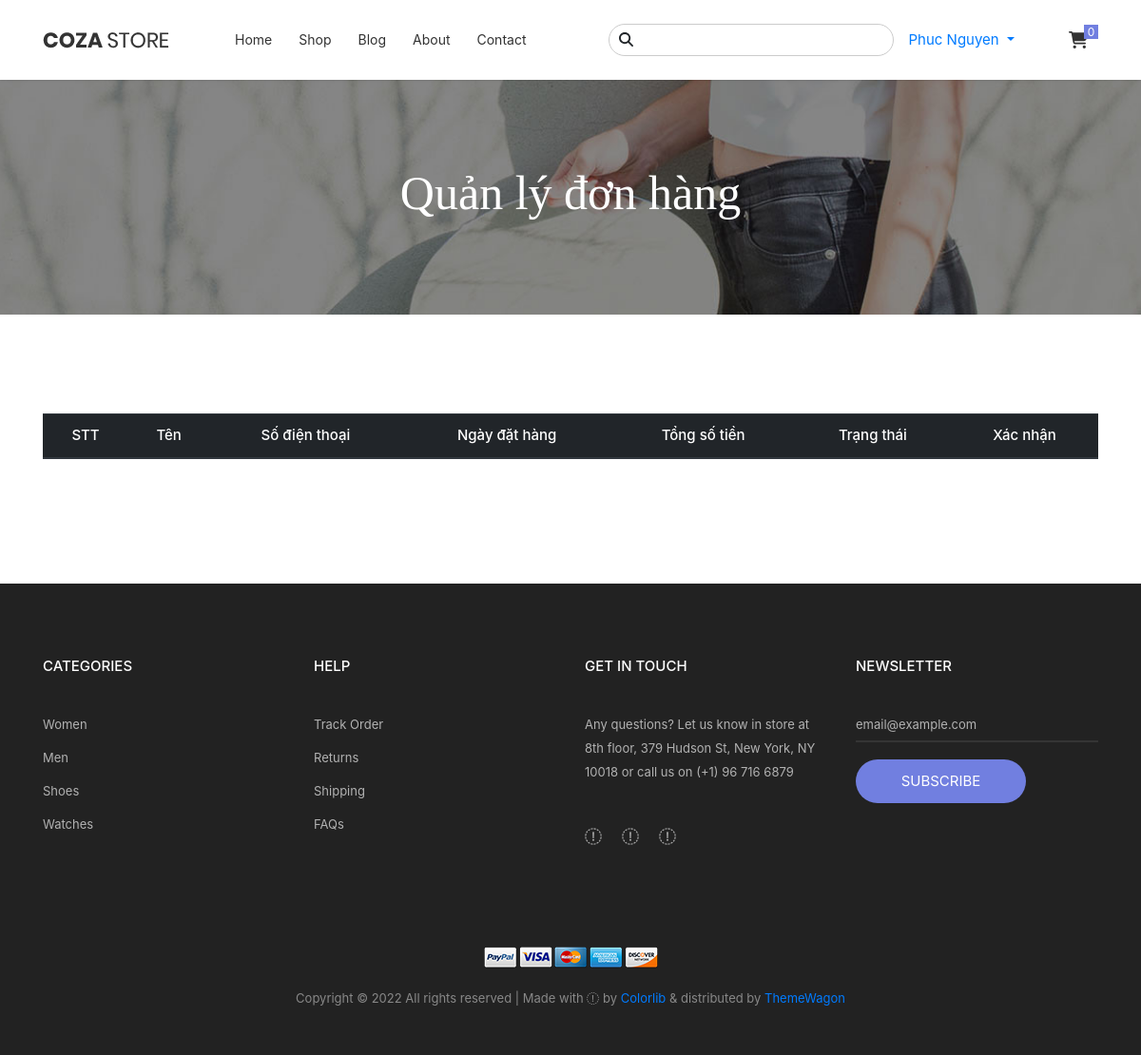
/Home/quanlydonhang/50 (signed in), run on an earlier commit of the app's database.
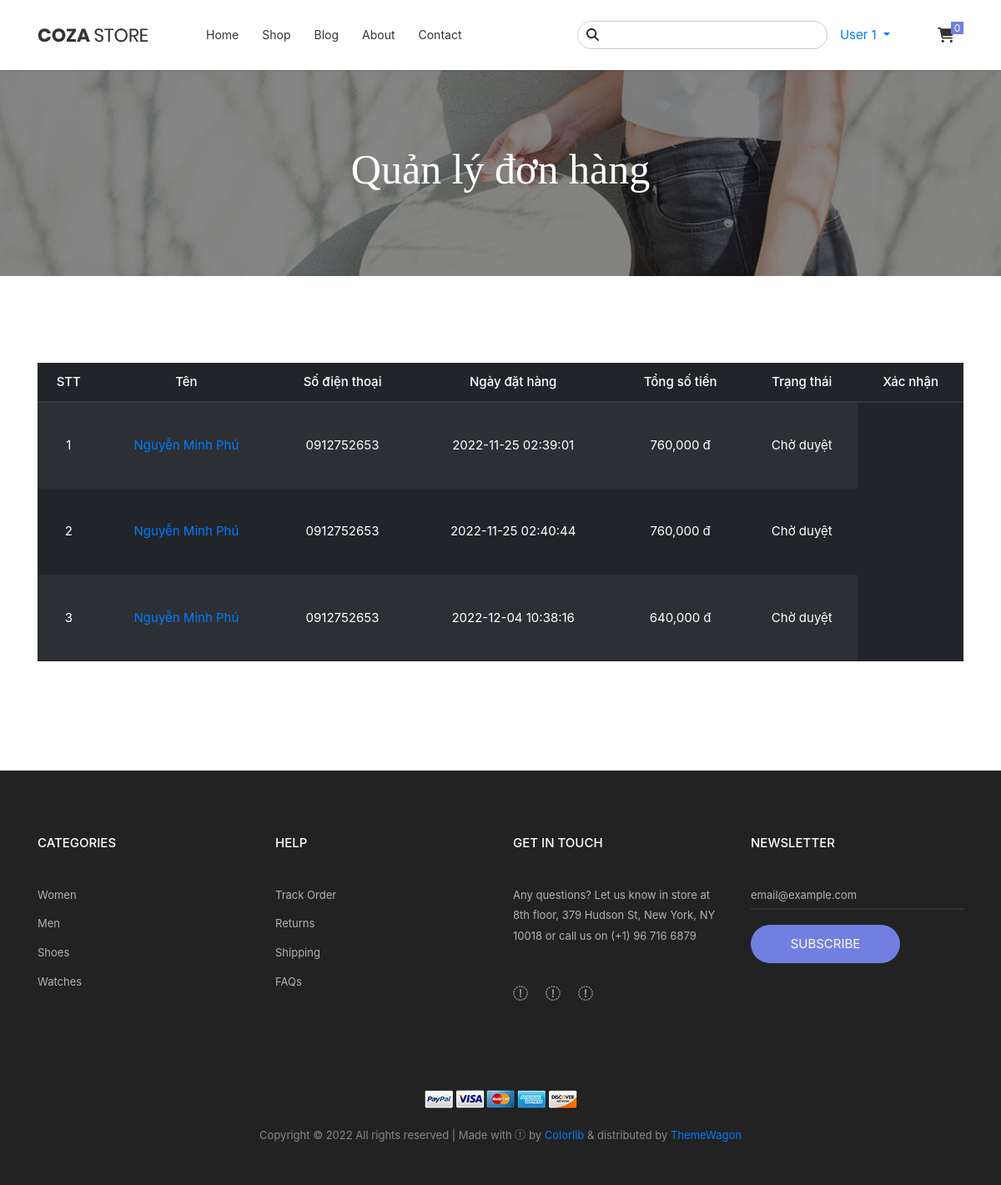
And on a later commit of the database.
### tables this page shows
CREATE TABLE `orders` (
  `id` int(11) NOT NULL,
  `fullname` varchar(100) NOT NULL,
  `email` varchar(100) NOT NULL,
  `phone` varchar(20) NOT NULL,
  `user_id` int(11) NOT NULL,
  `status` int(11) NOT NULL DEFAULT 0,
  `deleted` int(11) NOT NULL DEFAULT 0,
  `address` varchar(100) NOT NULL,
  `created_at` datetime DEFAULT NULL,
  `total_money` int(11) NOT NULL
);

### mvc/core/Controller.php (called while the page is built, shortened)
<?php
class Controller{
    public function view($view, $data=[]){
        require_once "mvc/views/". $view .".php";
    }
}
?>

### mvc/controllers/Home.php (called while the page is built, shortened)
<?php
class Home extends Controller
{
    public function __construct()
    {
        $this->categoryModel = $this->model("CategoryModel");
        $this->allCategory = $this->categoryModel->getCategory();
        $this->productModel = $this->model("ProductModel");
    }
    function getCart(){
        $num = [];
        $ids = [];
        if (count($ids) > 0) {
            $ids = implode(',', $ids);
            $orderDetails = $this->productModel->getProductOrder($ids);
        } else {
            $orderDetails = [];
        }
        if ($orderDetails != NULL)
            $countOrder = count($orderDetails);
        else $countOrder = 0;
        return [ "orderDetails" => $orderDetails,
            "countOrder" => $countOrder,
            "allCategory" => $this->allCategory,
            "num" => $num];
    }
    public function quanlydonhang($user_id)
    {
        $orderSuccessModel = $this->model("OrderModel");
        $orderItem = $orderSuccessModel->getorders($user_id);
        $this->view("home", [
            "render" => "quanlydonhang",
            "allCategory" => $this->allCategory,
            "orderItem" => $orderItem,
            "cart" => $this->getCart(),
        ]);
    }
}

### mvc/core/App.php (called while the page is built, shortened)
<?php
class App
{
    protected $action = "GetPage";
    function __construct()
    {
        $arr = $this->UrlProcess();
        if (file_exists("./mvc/controllers/" . $arr[0] . ".php")) {
            unset($arr[0]);
        }
        $this->controller = new $this->controller;
        if (isset($arr[1])) {
            if (method_exists($this->controller, $arr[1])) {
                $this->action = $arr[1];
            }
            unset($arr[1]);
        }
        $this->params = $arr ? array_values($arr) : [];
        call_user_func_array([$this->controller, $this->action], $this->params);
    }
    function UrlProcess()
    {
        if (isset($_GET["url"])) {
            return explode("/", filter_var(trim($_GET["url"], "/")));
        }
    }
}

### index.php (called while the page is built, shortened)
<?php
$myApp = new App();
?>

### mvc/core/DB.php (called while the page is built, shortened)
<?php
class DB
{
    function executeResult($sql, $isSingle = false)
    {
        $data = null;
        $conn = mysqli_connect(HOST, USERNAME, PASSWORD, DATABASE,8111);
        mysqli_set_charset($conn, 'utf8');
        $resultset = mysqli_query($conn, $sql);
        if ($resultset) {
            if ($isSingle) {
                $data = mysqli_fetch_array($resultset, 1);
            } else {
                $data = [];
                while (($row = mysqli_fetch_array($resultset, 1)) != null) {
                    $data[] = $row;
                }
            }
        }
        return $data;
    }
}

### mvc/models/OrderModel.php (called while the page is built, shortened)
<?php
class OrderModel extends DB
{
    public function getorders($id)
    {
        $sql = "SELECT orders.created_at, orders.total_money, orders.status, orders.phone, orders.fullname,orders.id
                FROM orders
                WHERE orders.user_id=$id
                order by orders.status ASC ";
        $orderItem = $this->executeResult($sql);
        return $orderItem;
    }
}

### mvc/views/components/quanlydonhang.php (the view, shortened to what this page needs)
<section class="bg-img1 txt-center p-lr-15 p-tb-92"
        style="background-image: url('http://localhost/style-shop-2022/public/images/bg-01.jpg');">
        <h2 class="ltext-105 cl0 txt-center">
            Quản lý đơn hàng
        </h2>
</section>
<section class="bg0 p-t-104 p-b-116">
    <div class="container">
<table class="table table-striped table-dark">
  <thead>
    <tr>
      <th scope="col">STT</th>
      <th scope="col">Tên</th>
      <th scope="col">Số điện thoại</th>
      <th scope="col">Ngày đặt hàng</th>
      <th scope="col">Tổng số tiền</th>
      <th scope="col">Trạng thái</th>
      <th scope="col">Xác nhận</th>
    </tr>
  </thead>
  <tbody>
    <?php
    $countOrderItem = count($data["orderItem"]);
    for ($i = 0; $i < $countOrderItem; $i++) {
      echo '<tr>
        <td>' . ($i + 1) . '</td>
        <td><a href="http://localhost/style-shop-2022/Home/viewOrder/' . $data["orderItem"][$i]["id"] . '">' . $data["orderItem"][$i]["fullname"] . '</a></td>
        <td>' . $data["orderItem"][$i]["phone"] . '</td>
        <td>' . $data["orderItem"][$i]["created_at"] . '</td>
        <td>' . number_format($data["orderItem"][$i]["total_money"]) . ' đ</td>
        <td>';
      if ($data["orderItem"][$i]["status"] == 0)
        echo 'Chờ duyệt';
      else if ($data["orderItem"][$i]["status"] == 1) echo "Đang giao hàng";
      else if ($data["orderItem"][$i]["status"] == 2) echo "Đã huỷ";
      else echo "Giao dịch hoàn tất!";
      echo '</td>';
    }
    ?>
  </tbody>
</table>
  </div>
  </section>

What changed in the data, as far as the page shows it:
added orders: fullname "Nguyễn Minh Phú", phone "0912752653", created_at "2022-11-25 02:39:01", total_money "760,000", status "Chờ duyệt"
added orders: fullname "Nguyễn Minh Phú", phone "0912752653", created_at "2022-11-25 02:40:44", total_money "760,000", status "Chờ duyệt"
added orders: fullname "Nguyễn Minh Phú", phone "0912752653", created_at "2022-12-04 10:38:16", total_money "640,000", status "Chờ duyệt"
Also different on the page:
$fullname: "Phuc Nguyen" → "User 1"
